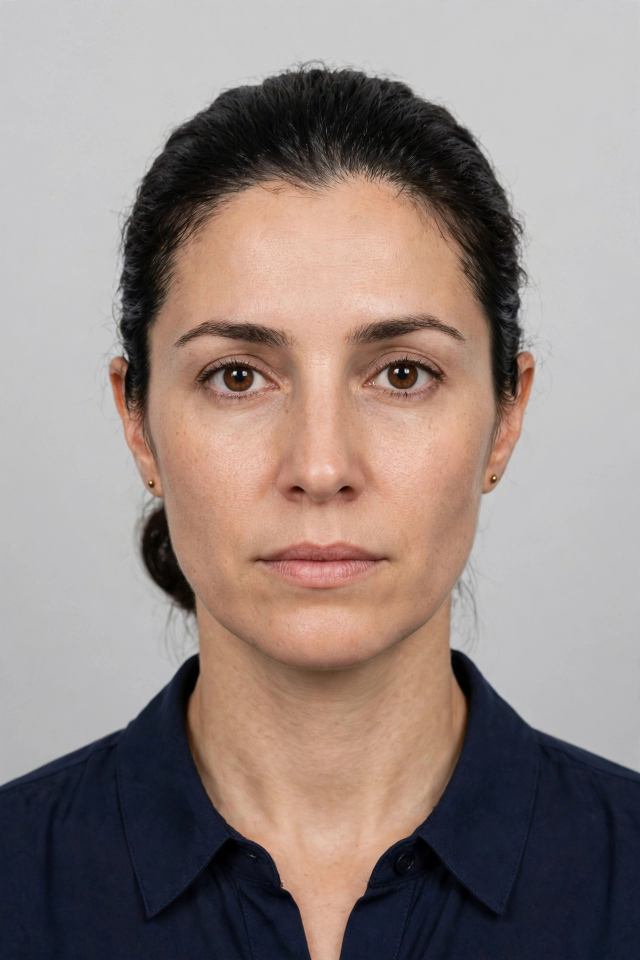
#> input picture portrait.webp, 1280 x 1920 px (shown at 1/2 size)
$ python draw.py
#> lines starting #> are read from the running program, lines starting #| are printed output that depends on the picture
"""Draw the invented passport spread for the Republic of Sorrelia.

A code-drawn open passport: the left page holds an Island League
visa and entry/exit stamps from the invented neighbours Vistria,
Carnelia and Belmar; the right page is the data page with a realistic
photographic portrait, bilingual (Sorrelian / English) labels,
consistent issue details and a machine-readable zone. Every date is
consistent and chronological: the passport was issued 14 MAR 2024,
the visa is valid through 2025, and every stamp falls after issue in
travel order (Vistria Apr 2024, Carnelia Jun 2025, Belmar Oct 2025,
home 19 Oct 2025). Sorrelia's quirk: the island has no roads at all
— travel is by cable car only, and this passport is the only valid
fare at every cable-car station.
"""

from __future__ import annotations

import math
import random
from pathlib import Path

from PIL import Image, ImageDraw, ImageFont

W, H = 1024, 1024

# --- palette -------------------------------------------------------------
INK = (28, 42, 50)
INK_SOFT = (74, 88, 96)
PAPER = (243, 234, 210)
PAPER_DARK = (232, 221, 192)
COVER = (18, 38, 62)
COVER_EDGE = (176, 141, 62)
GOLD = (176, 141, 62)
BURGUNDY = (140, 32, 40)
BURGUNDY_DARK = (104, 22, 30)
NAVY = (30, 56, 92)
STAMP_BLUE = (74, 63, 140)
STAMP_RED = (163, 59, 46)
STAMP_TEAL = (46, 107, 98)
VISA_BLUE = (38, 84, 120)

PORTRAIT_PATH = Path(__file__).resolve().with_name(
    "portrait.webp")

# --- fonts ---------------------------------------------------------------
FONT_DIR = Path("/usr/share/fonts/truetype")
SERIF = FONT_DIR / "liberation/LiberationSerif-Bold.ttf"
SERIF_R = FONT_DIR / "liberation/LiberationSerif-Regular.ttf"
SERIF_I = FONT_DIR / "liberation/LiberationSerif-Italic.ttf"
SANS = FONT_DIR / "liberation/LiberationSans-Regular.ttf"
SANS_B = FONT_DIR / "liberation/LiberationSans-Bold.ttf"
MONO = FONT_DIR / "dejavu/DejaVuSansMono.ttf"
MONO_B = FONT_DIR / "dejavu/DejaVuSansMono-Bold.ttf"


def font(path: Path, size: int) -> ImageFont.FreeTypeFont:
    return ImageFont.truetype(str(path), size)


def resolve_font(f, size: int) -> ImageFont.FreeTypeFont:
    if isinstance(f, ImageFont.FreeTypeFont):
        return f
    return ImageFont.truetype(str(f), size)


def text(draw: ImageDraw.ImageDraw, xy, s, f, fill, anchor="la", size=13):
    draw.text(xy, s, font=resolve_font(f, size), fill=fill, anchor=anchor)


def spaced(draw: ImageDraw.ImageDraw, xy, s, f, fill, tracking=2,
           anchor="la", size=13):
    """Draw text with letter spacing; anchor 'ma' centres on xy."""
    fnt = resolve_font(f, size)
    x, y = xy
    widths = []
    total = 0
    for ch in s:
        w = draw.textlength(ch, font=fnt)
        widths.append(w)
        total += w
    total += tracking * (len(s) - 1)
    if anchor == "ma":
        x -= total / 2
    cx = x
    for ch, w in zip(s, widths):
        draw.text((cx, y), ch, font=fnt, fill=fill)
        cx += w + tracking


def star_points(cx, cy, r_out, r_in, n=5, rot=-90):
    pts = []
    for i in range(2 * n):
        r = r_out if i % 2 == 0 else r_in
        a = math.radians(rot + i * 180 / n)
        pts.append((cx + r * math.cos(a), cy + r * math.sin(a)))
    return pts


# --- ICAO MRZ check digits ----------------------------------------------
def mrz_value(ch: str) -> int:
    if ch.isdigit():
        return int(ch)
    if ch == "<":
        return 0
    return ord(ch) - 55  # A=10 ... Z=35


def mrz_check(s: str) -> str:
    weights = (7, 3, 1)
    total = sum(mrz_value(ch) * weights[i % 3] for i, ch in enumerate(s))
    return str(total % 10)


def build_mrz():
    line1 = "P<SORMARCHETTI<<CHIARA<ELENA"
    line1 = line1 + "<" * (44 - len(line1))
    doc = "SR5172046"
    nat = "SOR"
    dob = "950904"
    sex = "F"
    exp = "340313"
    personal = "<" * 14
    body = (doc + mrz_check(doc) + nat + dob + mrz_check(dob) + sex
            + exp + mrz_check(exp) + personal)
    personal_cd = mrz_check(personal)
    composite = mrz_check(body + personal_cd)
    line2 = body + personal_cd + composite
    # line2 is exactly 44 chars: doc(9)+cd+nat(3)+dob(6)+cd+sex+exp(6)
    # +cd+personal(14)+cd+composite(1) = 44
    assert len(line1) == 44, len(line1)
    assert len(line2) == 44, len(line2)
    return line1, line2


# --- stamps ---------------------------------------------------------------
def make_stamp(size, color, lines, shape="oval", rotate=0):
    """A rubber stamp on its own layer, rotated slightly."""
    layer = Image.new("RGBA", (size[0] + 40, size[1] + 40), (0, 0, 0, 0))
    d = ImageDraw.Draw(layer)
    cx, cy = layer.width // 2, layer.height // 2
    w, h = size
    ink = color + (235,)
    if shape == "oval":
        d.ellipse([cx - w // 2, cy - h // 2, cx + w // 2, cy + h // 2],
                  outline=ink, width=3)
        d.ellipse([cx - w // 2 + 7, cy - h // 2 + 7,
                   cx + w // 2 - 7, cy + h // 2 - 7],
                  outline=ink, width=1)
    else:
        r = w // 2
        d.ellipse([cx - r, cy - r, cx + r, cy + r], outline=ink, width=3)
        d.ellipse([cx - r + 7, cy - r + 7, cx + r - 7, cy + r - 7],
                  outline=ink, width=1)
    f_big = font(SANS_B, 15)
    f_small = font(SANS_B, 12)
    f_tiny = font(SANS, 10)
    n = len(lines)
    y = cy - (n * 19) // 2
    for i, (s, kind) in enumerate(lines):
        f = f_big if kind == "big" else f_small if kind == "med" else f_tiny
        d.text((cx, y + i * 19), s, font=f, fill=ink, anchor="ma")
    if shape == "round":
        d.polygon(star_points(cx, cy + 34, 7, 3), fill=ink)
    return layer.rotate(rotate, resample=Image.BICUBIC, expand=False)


def stamp_rect(size, color, lines, rotate=0):
    layer = Image.new("RGBA", (size[0] + 40, size[1] + 40), (0, 0, 0, 0))
    d = ImageDraw.Draw(layer)
    cx, cy = layer.width // 2, layer.height // 2
    w, h = size
    ink = color + (230,)
    d.rectangle([cx - w // 2, cy - h // 2, cx + w // 2, cy + h // 2],
                outline=ink, width=3)
    d.rectangle([cx - w // 2 + 6, cy - h // 2 + 6,
                 cx + w // 2 - 6, cy + h // 2 - 6], outline=ink, width=1)
    n = len(lines)
    y = cy - (n * 18) // 2
    for i, (s, kind) in enumerate(lines):
        f = font(SANS_B, 13) if kind == "big" else font(SANS, 11)
        d.text((cx, y + i * 18), s, font=f, fill=ink, anchor="ma")
    return layer.rotate(rotate, resample=Image.BICUBIC, expand=False)


# --- coat of arms ---------------------------------------------------------
def draw_arms(draw: ImageDraw.ImageDraw, cx, cy, s):
    """Shield of Sorrelia: gold sun over twin peaks, a cable-car line
    crossing the shield with a gondola hanging from it."""
    w, h = int(s * 0.72), s
    x0, y0 = cx - w // 2, cy - h // 2
    shield = [(x0, y0), (x0 + w, y0), (x0 + w, y0 + h * 0.62),
              (cx, y0 + h), (x0, y0 + h * 0.62)]
    draw.polygon(shield, fill=BURGUNDY_DARK, outline=GOLD, width=3)
    # sun with rays
    sx, sy = cx, y0 + h * 0.26
    for a in range(0, 360, 45):
        r = math.radians(a)
        draw.line([(sx + 9 * math.cos(r), sy + 9 * math.sin(r)),
                   (sx + 13 * math.cos(r), sy + 13 * math.sin(r))],
                  fill=GOLD, width=2)
    draw.ellipse([sx - 7, sy - 7, sx + 7, sy + 7], fill=GOLD)
    # twin peaks
    draw.polygon([(x0 + 5, y0 + h * 0.84), (cx - 8, y0 + h * 0.52),
                  (cx + 2, y0 + h * 0.84)], fill=(240, 236, 220))
    draw.polygon([(cx - 2, y0 + h * 0.84), (cx + 14, y0 + h * 0.60),
                  (x0 + w - 5, y0 + h * 0.84)], fill=(214, 206, 186))
    # cable line across the shield, gondola hanging from it
    cy0 = y0 + h * 0.34
    cy1 = y0 + h * 0.48
    draw.line([(x0 + 4, cy0), (x0 + w - 4, cy1)], fill=GOLD, width=2)
    gx = cx + 8
    gy = cy0 + (cy1 - cy0) * (gx - (x0 + 4)) / (w - 8)
    draw.line([(gx, gy), (gx, gy + 9)], fill=GOLD, width=2)
    draw.rectangle([gx - 7, gy + 9, gx + 7, gy + 18], fill=INK,
                   outline=GOLD, width=1)


# --- portrait -------------------------------------------------------------
def draw_portrait(base: Image.Image, box):
    """Paste the provided photorealistic portrait into the photo box,
    cover-cropped so the face is never squeezed or covered."""
    x0, y0, x1, y1 = box
    w, h = x1 - x0, y1 - y0
    photo = Image.open(PORTRAIT_PATH).convert("RGB")
    scale = max(w / photo.width, h / photo.height)
    nw, nh = int(photo.width * scale + 0.5), int(photo.height * scale + 0.5)
    photo = photo.resize((nw, nh), Image.LANCZOS)
    left = (nw - w) // 2
    top = (nh - h) // 2
    photo = photo.crop((left, top, left + w, top + h))
    # laminate shine
    shine = Image.new("RGBA", (w, h), (0, 0, 0, 0))
    sd = ImageDraw.Draw(shine)
    sd.polygon([(w * 0.55, 0), (w * 0.78, 0), (w * 0.28, h), (w * 0.05, h)],
               fill=(255, 255, 255, 26))
    photo = Image.alpha_composite(photo.convert("RGBA"), shine)
    base.paste(photo.convert("RGB"), (x0, y0))
    d = ImageDraw.Draw(base)
    d.rectangle(box, outline=INK, width=2)
    d.rectangle([x0 + 3, y0 + 3, x1 - 3, y1 - 3], outline=(120, 110, 88),
                width=1)


# --- page helpers ---------------------------------------------------------
def guilloche(draw: ImageDraw.ImageDraw, box, color):
    x0, y0, x1, y1 = box
    for k in range(3):
        off = 8 + k * 5
        pts = []
        for t in range(0, 200):
            px = x0 + off + (x1 - x0 - 2 * off) * t / 199
            py = y0 + off + 2.5 * math.sin(t * math.pi / 12)
            pts.append((px, py))
        draw.line(pts, fill=color, width=1)
        pts = []
        for t in range(0, 200):
            px = x0 + off + (x1 - x0 - 2 * off) * t / 199
            py = y1 - off + 2.5 * math.sin(t * math.pi / 12)
            pts.append((px, py))
        draw.line(pts, fill=color, width=1)


def paper_texture(img: Image.Image, box, seed=7):
    rnd = random.Random(seed)
    d = ImageDraw.Draw(img, "RGBA")
    x0, y0, x1, y1 = box
    for _ in range(2600):
        x = rnd.randint(x0, x1)
        y = rnd.randint(y0, y1)
        a = rnd.randint(5, 16)
        c = (120, 100, 60, a) if rnd.random() < 0.5 else (255, 255, 255, a)
        d.point((x, y), fill=c)


def field(draw: ImageDraw.ImageDraw, x, y, label, value, width=230):
    text(draw, (x, y), label, SANS, (120, 110, 88), anchor="la", size=10)
    text(draw, (x, y + 13), value, SANS_B, INK, anchor="la", size=15)


# --- left page: visas -----------------------------------------------------
def draw_left_page(img: Image.Image, draw: ImageDraw.ImageDraw):
    x0, y0, x1, y1 = 56, 116, 500, 888
    draw.rectangle([x0, y0, x1, y1], fill=PAPER)
    guilloche(draw, (x0 + 4, y0 + 4, x1 - 4, y1 - 4), (190, 172, 130))
    spaced(draw, (278, y0 + 16), "VISTI / VISAS", SANS_B, INK, tracking=6,
           anchor="ma", size=14)
    draw.line([(x0 + 24, y0 + 44), (x1 - 24, y0 + 44)], fill=INK, width=1)
    text(draw, (x1 - 26, y0 + 14), "12", SANS, INK_SOFT, anchor="ra",
         size=12)

    # Island League multiple-entry visa sticker
    vx0, vy0, vx1, vy1 = 78, 168, 478, 296
    draw.rectangle([vx0, vy0, vx1, vy1], fill=(226, 236, 240),
                   outline=VISA_BLUE, width=2)
    draw.rectangle([vx0 + 5, vy0 + 5, vx1 - 5, vy1 - 5],
                   outline=VISA_BLUE, width=1)
    # little flag bars
    for i, c in enumerate(((140, 32, 40), (176, 141, 62), (30, 56, 92))):
        draw.rectangle([vx0 + 16 + i * 26, vy0 + 14, vx0 + 36 + i * 26,
                        vy0 + 26], fill=c)
    spaced(draw, ((vx0 + vx1) // 2, vy0 + 14), "ISLAND LEAGUE",
           SANS_B, VISA_BLUE, tracking=3, anchor="ma", size=13)
    text(draw, ((vx0 + vx1) // 2, vy0 + 44), "MULTIPLE ENTRY VISA",
         SANS_B, INK, anchor="ma")
    text(draw, ((vx0 + vx1) // 2, vy0 + 66),
         "90 DAYS PER STAY  ·  No. AL-5520-2025", SANS, INK, anchor="ma")
    text(draw, ((vx0 + vx1) // 2, vy0 + 86),
         "VALID  01 JAN 2025 — 31 DEC 2025", SANS_B, INK, anchor="ma")
    text(draw, ((vx0 + vx1) // 2, vy0 + 106),
         "Issued at Porto Verde  ·  19 DEC 2024", SANS, INK_SOFT,
         anchor="ma")

    # Vistria arrival / departure ovals
    s1 = make_stamp((168, 108), STAMP_BLUE,
                    [("VISTRIA", "big"), ("ARRIVAL", "med"),
                     ("02 APR 2024", "med")], "oval", -8)
    img.paste(s1, (84, 330), s1)
    s2 = make_stamp((168, 108), STAMP_RED,
                    [("VISTRIA", "big"), ("DEPARTURE", "med"),
                     ("09 APR 2024", "med")], "oval", 6)
    img.paste(s2, (300, 330), s2)
    # Carnelia entry / exit rounds
    s3 = make_stamp((128, 128), STAMP_TEAL,
                    [("CARNELIA", "big"), ("ENTRY", "med"),
                     ("17 JUN 2025", "med"), ("PORTO CARNE", "tiny")],
                    "round", -12)
    img.paste(s3, (86, 500), s3)
    s4 = make_stamp((128, 128), STAMP_BLUE,
                    [("CARNELIA", "big"), ("EXIT", "med"),
                     ("30 JUN 2025", "med"), ("PORTO CARNE", "tiny")],
                    "round", 10)
    img.paste(s4, (286, 500), s4)
    # Belmar entry round
    s5 = make_stamp((116, 116), STAMP_RED,
                    [("BELMAR", "big"), ("ENTRY", "med"),
                     ("11 OCT 2025", "med")], "round", -5)
    img.paste(s5, (216, 660), s5)
    # Cable-car fare stamp
    s6 = stamp_rect((132, 64), STAMP_TEAL,
                    [("CABLE-CAR PAID", "big"),
                     ("12 SR · 17 JUN 2025", "med")], 4)
    img.paste(s6, (330, 700), s6)
    # Return home to Sorrelia oval
    s7 = make_stamp((150, 92), STAMP_BLUE,
                    [("SORRELIA", "big"), ("ARRIVAL", "med"),
                     ("19 OCT 2025", "med")], "oval", 3)
    img.paste(s7, (76, 748), s7)


# --- right page: data page ------------------------------------------------
def draw_right_page(img: Image.Image, draw: ImageDraw.ImageDraw):
    x0, y0, x1, y1 = 524, 116, 968, 888
    draw.rectangle([x0, y0, x1, y1], fill=PAPER)
    guilloche(draw, (x0 + 4, y0 + 4, x1 - 4, y1 - 4), (190, 172, 130))

    draw_arms(draw, (x0 + x1) // 2, y0 + 46, 56)
    spaced(draw, ((x0 + x1) // 2, y0 + 86), "REPUBBLICA DI SORRELIA",
           SERIF, INK, tracking=1, anchor="ma", size=22)
    spaced(draw, ((x0 + x1) // 2, y0 + 114), "REPUBLIC OF SORRELIA",
           SERIF, INK, tracking=1, anchor="ma", size=12)
    spaced(draw, ((x0 + x1) // 2, y0 + 134), "P A S S A P O R T O",
           SANS_B, INK, tracking=2, anchor="ma", size=17)
    draw.line([(x0 + 24, y0 + 160), (x1 - 24, y0 + 160)], fill=INK, width=1)

    # type / code / number line
    ty = y0 + 172
    text(draw, (x0 + 24, ty), "TIPO / TYPE", SANS, (120, 110, 88))
    text(draw, (x0 + 24, ty + 13), "P", SANS_B, INK)
    text(draw, (x0 + 120, ty), "CODICE / CODE", SANS, (120, 110, 88))
    text(draw, (x0 + 120, ty + 13), "SOR", SANS_B, INK)
    text(draw, (x0 + 240, ty), "PASSAPORTO / PASSPORT No.", SANS,
         (120, 110, 88), size=12)
    text(draw, (x0 + 240, ty + 13), "SR 5172046", SANS_B, INK)
    draw.line([(x0 + 24, ty + 36), (x1 - 24, ty + 36)],
              fill=(190, 172, 130), width=1)

    # portrait (realistic photo)
    draw_portrait(img, (x0 + 24, y0 + 226, x0 + 176, y0 + 416))
    text(draw, (x0 + 24, y0 + 422), "FOTOGRAFIA / PHOTOGRAPH", SANS,
         (120, 110, 88), anchor="la", size=10)

    # data fields beside the portrait
    fx = x0 + 196
    fy = y0 + 226
    field(draw, fx, fy, "COGNOME / SURNAME", "MARCHETTI")
    field(draw, fx, fy + 46, "NOME / GIVEN NAMES", "CHIARA ELENA")
    field(draw, fx, fy + 92, "NAZIONALITÀ / NATIONALITY", "SORRELIAN")
    field(draw, fx, fy + 138, "DATA DI NASCITA / DATE OF BIRTH",
          "04 SEP 1995")
    field(draw, fx, fy + 184, "LUOGO DI NASCITA / PLACE OF BIRTH",
          "PORTO VERDE")
    field(draw, fx, fy + 230, "SESSO / SEX", "F")

    # issue / expiry / authority row
    iy = y0 + 512
    draw.line([(x0 + 24, iy - 12), (x1 - 24, iy - 12)],
              fill=(190, 172, 130), width=1)
    field(draw, x0 + 24, iy, "RILASCIO / ISSUE",
          "14 MAR 2024")
    field(draw, x0 + 170, iy, "SCADENZA / EXPIRY",
          "13 MAR 2034")
    field(draw, x0 + 310, iy, "AUTORITÀ / AUTHORITY", "PORTO VERDE", 120)

    # telling detail: conditions box (the cable-car quirk)
    cx0, cy0, cx1, cy1 = x0 + 24, iy + 58, x1 - 24, iy + 146
    draw.rectangle([cx0, cy0, cx1, cy1], outline=BURGUNDY, width=2)
    draw.rectangle([cx0 + 4, cy0 + 4, cx1 - 4, cy1 - 4], outline=BURGUNDY,
                   width=1)
    text(draw, (cx0 + 12, cy0 + 8), "CONDIZIONI / CONDITIONS", SANS_B,
         BURGUNDY, size=12)
    text(draw, (cx0 + 12, cy0 + 24),
         "Holder must present this passport at every cable-car",
         SANS, INK, size=12)
    text(draw, (cx0 + 12, cy0 + 40),
         "station — it is the only valid fare on the island.",
         SANS, INK, size=12)
    text(draw, (cx0 + 12, cy0 + 56),
         "No roads on Sorrelia: travel is by cable car only.",
         SANS, INK, size=12)
    text(draw, (cx0 + 12, cy0 + 72),
         "Languages: SORRELIAN — ENGLISH — FRANÇAIS", SANS, INK_SOFT,
         size=12)

    # signature
    sy = iy + 154
    sig_f = font(SERIF_I, 24)
    draw.text((x0 + 24, sy), "Chiara Marchetti", font=sig_f, fill=INK)
    draw.line([(x0 + 24, sy + 32), (x0 + 220, sy + 32)], fill=INK, width=1)
    text(draw, (x0 + 24, sy + 38), "FIRMA DEL TITOLARE / SIGNATURE OF BEARER",
         SANS, (120, 110, 88), size=10)
    text(draw, (x1 - 24, sy + 38), "PAGE 1", SANS, INK_SOFT, anchor="ra",
         size=10)

    # machine-readable zone
    line1, line2 = build_mrz()
    mrz_f = font(MONO, 15)
    my = y1 - 48
    draw.rectangle([x0 + 12, my - 8, x1 - 12, my + 44], fill=(238, 230, 205))
    draw.text((x0 + 24, my), line1, font=mrz_f, fill=INK)
    draw.text((x0 + 24, my + 20), line2, font=mrz_f, fill=INK)


# --- whole image ----------------------------------------------------------
def build() -> Image.Image:
    img = Image.new("RGB", (W, H))
    d = ImageDraw.Draw(img)
    # desk gradient
    for yy in range(H):
        t = yy / H
        d.line([(0, yy), (W, yy)],
               fill=tuple(int(a + (b - a) * t) for a, b in
                          zip((10, 28, 44), (20, 48, 66))))
    # vignette
    vig = Image.new("RGBA", (W, H), (0, 0, 0, 0))
    vd = ImageDraw.Draw(vig)
    for r in range(60):
        a = int(70 * (r / 60) ** 2)
        vd.rectangle([r, r, W - r, H - r], outline=(0, 0, 0, a))
    img = Image.alpha_composite(img.convert("RGBA"), vig).convert("RGB")
    d = ImageDraw.Draw(img)

    # book cover
    d.rounded_rectangle([40, 100, 984, 904], radius=18, fill=COVER,
                        outline=COVER_EDGE, width=2)
    d.rounded_rectangle([48, 108, 976, 896], radius=14, outline=GOLD,
                        width=1)
    # spine shadow at the gutter
    gutter = Image.new("RGBA", (W, H), (0, 0, 0, 0))
    gd = ImageDraw.Draw(gutter)
    for i in range(24):
        a = int(90 * (1 - i / 24))
        gd.line([(512 - 12 + i, 116), (512 - 12 + i, 888)],
                fill=(0, 0, 0, a))
        gd.line([(512 + 12 - i, 116), (512 + 12 - i, 888)],
                fill=(0, 0, 0, a))
    img = Image.alpha_composite(img.convert("RGBA"), gutter).convert("RGB")
    d = ImageDraw.Draw(img)

    draw_left_page(img, d)
    draw_right_page(img, d)

    # soft drop shadow under the book
    shadow = Image.new("RGBA", (W, H), (0, 0, 0, 0))
    sd = ImageDraw.Draw(shadow)
    sd.rounded_rectangle([52, 906, 984, 918], radius=8, fill=(0, 0, 0, 70))
    img = Image.alpha_composite(img.convert("RGBA"), shadow).convert("RGB")

    paper_texture(img, (56, 116, 968, 888))
    return img


def main():
    out = Path(__file__).resolve().with_name("entry.png")
    img = build()
#> in build, `img = Image.new("RGB", (W, H))`: img: PIL image 1024x1024 RGB; every value is 0
#> in build, `vig = Image.new("RGBA", (W, H), (0, 0, 0, 0))`: vig: PIL image 1024x1024 RGBA; every value is 0
#> in make_stamp, `layer = Image.new("RGBA", (size[0] + 40, size[1] + 40), (0, 0, 0, 0))`: layer: PIL image 208x148 RGBA; every value is 0
#> in make_stamp (call 3), `layer = Image.new("RGBA", (size[0] + 40, size[1] + 40), (0, 0, 0, 0))`: layer: PIL image 168x168 RGBA; every value is 0
#> in make_stamp (call 5), `layer = Image.new("RGBA", (size[0] + 40, size[1] + 40), (0, 0, 0, 0))`: layer: PIL image 156x156 RGBA; every value is 0
#> in make_stamp (call 5), `return layer.rotate(rotate, resample=Image.BICUBIC, expand=False)`:
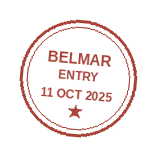
#> returned value: PIL image 156x156 RGBA; mean R, G, B, A 25, 8.2, 6.2, 21.9; transparent parts drawn white
#> in draw_left_page, `img.paste(s5, (216, 660), s5)`:
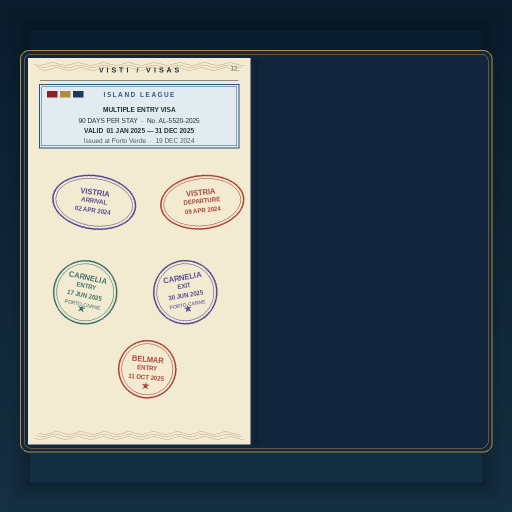
#> img: PIL image 1024x1024 RGB (shown at 1/2 size); mean R, G, B 88.4, 99.7, 106.7
#> in stamp_rect, `layer = Image.new("RGBA", (size[0] + 40, size[1] + 40), (0, 0, 0, 0))`: layer: PIL image 172x104 RGBA; every value is 0
#> in stamp_rect, `return layer.rotate(rotate, resample=Image.BICUBIC, expand=False)`:
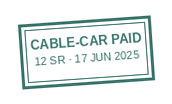
#> returned value: PIL image 172x104 RGBA; mean R, G, B, A 8.6, 21.3, 19.3, 29.7; transparent parts drawn white
#> in make_stamp (call 6), `layer = Image.new("RGBA", (size[0] + 40, size[1] + 40), (0, 0, 0, 0))`: layer: PIL image 190x132 RGBA; every value is 0
#> in make_stamp (call 6), `return layer.rotate(rotate, resample=Image.BICUBIC, expand=False)`:
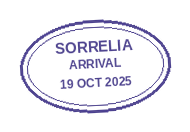
#> returned value: PIL image 190x132 RGBA; mean R, G, B, A 10.9, 9.1, 21.8, 22.3; transparent parts drawn white
#> in draw_portrait, photo is the input picture: PIL image 1280x1920 RGB; mean R, G, B 148.3, 134.2, 129.7
#> in draw_portrait, `shine = Image.new("RGBA", (w, h), (0, 0, 0, 0))`: shine: PIL image 152x190 RGBA; every value is 0
#> in draw_portrait, `photo = Image.alpha_composite(photo.convert("RGBA"), shine)`:
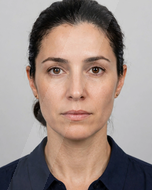
#> photo: PIL image 152x190 RGBA; mean R, G, B, A 157.3, 140.9, 134.3, 255
#> in draw_portrait, `base.paste(photo.convert("RGB"), (x0, y0))`:
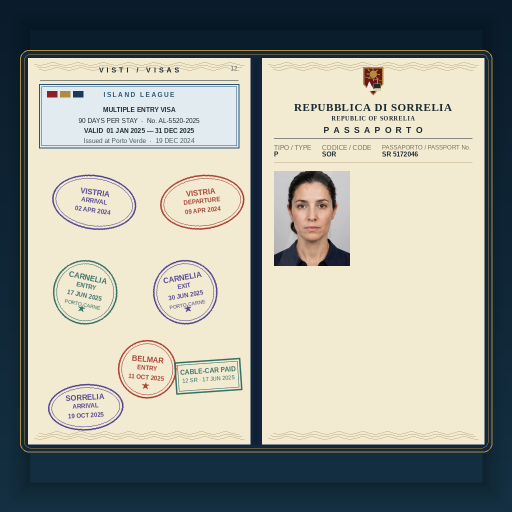
#> base: PIL image 1024x1024 RGB (shown at 1/2 size); mean R, G, B 157.9, 159.6, 151.7
#> in build, `draw_right_page(img, d)`:
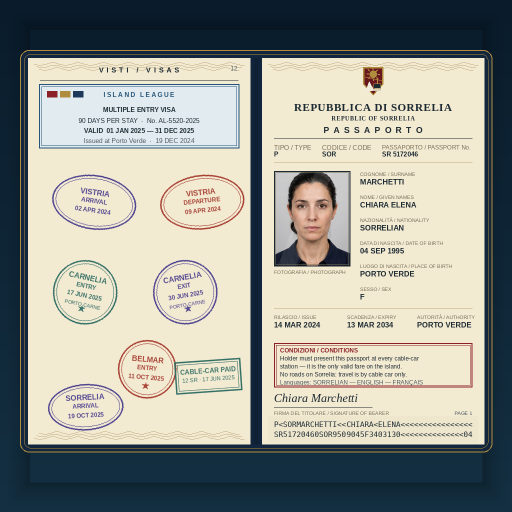
#> img: PIL image 1024x1024 RGB (shown at 1/2 size); mean R, G, B 155.1, 156.7, 149.2
    img.save(out, format="JPEG", quality=88, optimize=True)
    size = out.stat().st_size
    print(f"wrote {out} {img.size[0]}x{img.size[1]} {size} bytes")
#| wrote entry.png 1024x1024 176473 bytes
    assert img.size == (1024, 1024)
    assert size <= 1_048_576, f"over 1 MiB: {size}"


if __name__ == "__main__":
    main()
